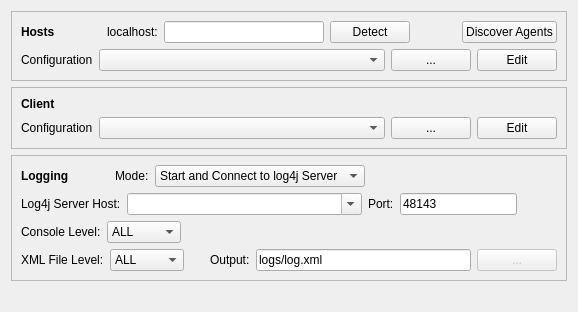
         <widget class="QWidget" name="tabConfigure">
          <attribute name="title">
           <string>Configure</string>
          </attribute>
          <layout class="QVBoxLayout" name="verticalLayout_3">
           <item>
            <widget class="QFrame" name="frame_4">
             <property name="sizePolicy">
              <sizepolicy hsizetype="Minimum" vsizetype="Preferred">
               <horstretch>0</horstretch>
               <verstretch>0</verstretch>
              </sizepolicy>
             </property>
             <property name="frameShape">
              <enum>QFrame::StyledPanel</enum>
             </property>
             <property name="frameShadow">
              <enum>QFrame::Raised</enum>
             </property>
             <layout class="QVBoxLayout" name="verticalLayout_8">
              <item>
               <layout class="QHBoxLayout" name="horizontalLayout_15">
                <item>
                 <widget class="QLabel" name="label_4">
                  <property name="font">
                   <font>
                    <weight>75</weight>
                    <bold>true</bold>
                   </font>
                  </property>
                  <property name="text">
                   <string>Hosts</string>
                  </property>
                 </widget>
                </item>
                <item>
                 <spacer name="horizontalSpacer_9">
                  <property name="orientation">
                   <enum>Qt::Horizontal</enum>
                  </property>
                  <property name="sizeHint" stdset="0">
                   <size>
                    <width>20</width>
                    <height>20</height>
                   </size>
                  </property>
                 </spacer>
                </item>
                <item>
                 <widget class="QLabel" name="label_5">
                  <property name="text">
                   <string>localhost:</string>
                  </property>
                 </widget>
                </item>
                <item>
                 <widget class="QLineEdit" name="txtLocalHost">
                  <property name="sizePolicy">
                   <sizepolicy hsizetype="Fixed" vsizetype="Preferred">
                    <horstretch>0</horstretch>
                    <verstretch>0</verstretch>
                   </sizepolicy>
                  </property>
                  <property name="minimumSize">
                   <size>
                    <width>160</width>
                    <height>0</height>
                   </size>
                  </property>
                  <property name="text">
                   <string/>
                  </property>
                  <property name="maxLength">
                   <number>128</number>
                  </property>
                 </widget>
                </item>
                <item>
                 <widget class="QPushButton" name="btDetectLocalHost">
                  <property name="sizePolicy">
                   <sizepolicy hsizetype="Minimum" vsizetype="Preferred">
                    <horstretch>0</horstretch>
                    <verstretch>0</verstretch>
                   </sizepolicy>
                  </property>
                  <property name="toolTip">
                   <string>Detect the address of the local machine.</string>
                  </property>
                  <property name="text">
                   <string>Detect</string>
                  </property>
                 </widget>
                </item>
                <item>
                 <spacer name="horizontalSpacer_10">
                  <property name="orientation">
                   <enum>Qt::Horizontal</enum>
                  </property>
                  <property name="sizeHint" stdset="0">
                   <size>
                    <width>20</width>
                    <height>20</height>
                   </size>
                  </property>
                 </spacer>
                </item>
                <item>
                 <widget class="QPushButton" name="btDiscoverRemote">
                  <property name="sizePolicy">
                   <sizepolicy hsizetype="Minimum" vsizetype="Preferred">
                    <horstretch>0</horstretch>
                    <verstretch>0</verstretch>
                   </sizepolicy>
                  </property>
                  <property name="toolTip">
                   <string>Discover CASTControl Agents on remote machines. See the Logs for results.</string>
                  </property>
                  <property name="text">
                   <string>Discover Agents</string>
                  </property>
                 </widget>
                </item>
               </layout>
              </item>
              <item>
               <layout class="QHBoxLayout" name="horizontalLayout_16">
                <item>
                 <widget class="QLabel" name="label_10">
                  <property name="text">
                   <string>Configuration</string>
                  </property>
                 </widget>
                </item>
                <item>
                 <widget class="QComboBox" name="hostConfigCmbx">
                  <property name="sizePolicy">
                   <sizepolicy hsizetype="Expanding" vsizetype="Preferred">
                    <horstretch>4</horstretch>
                    <verstretch>0</verstretch>
                   </sizepolicy>
                  </property>
                  <property name="minimumSize">
                   <size>
                    <width>200</width>
                    <height>0</height>
                   </size>
                  </property>
                  <property name="statusTip">
                   <string>CAST configuration file </string>
                  </property>
                  <property name="sizeAdjustPolicy">
                   <enum>QComboBox::AdjustToMinimumContentsLength</enum>
                  </property>
                  <property name="minimumContentsLength">
                   <number>32</number>
                  </property>
                 </widget>
                </item>
                <item>
                 <widget class="QPushButton" name="btBrowseHostFile">
                  <property name="sizePolicy">
                   <sizepolicy hsizetype="Minimum" vsizetype="Preferred">
                    <horstretch>0</horstretch>
                    <verstretch>0</verstretch>
                   </sizepolicy>
                  </property>
                  <property name="text">
                   <string>...</string>
                  </property>
                 </widget>
                </item>
                <item>
                 <widget class="QPushButton" name="btEditHostConfig">
                  <property name="sizePolicy">
                   <sizepolicy hsizetype="Minimum" vsizetype="Preferred">
                    <horstretch>0</horstretch>
                    <verstretch>0</verstretch>
                   </sizepolicy>
                  </property>
                  <property name="text">
                   <string>Edit</string>
                  </property>
                 </widget>
                </item>
               </layout>
              </item>
             </layout>
            </widget>
           </item>
           <item>
            <widget class="QFrame" name="frame_11">
             <property name="sizePolicy">
              <sizepolicy hsizetype="Minimum" vsizetype="Preferred">
               <horstretch>0</horstretch>
               <verstretch>0</verstretch>
              </sizepolicy>
             </property>
             <property name="frameShape">
              <enum>QFrame::StyledPanel</enum>
             </property>
             <property name="frameShadow">
              <enum>QFrame::Raised</enum>
             </property>
             <layout class="QVBoxLayout" name="verticalLayout_17">
              <item>
               <widget class="QLabel" name="label_3">
                <property name="font">
                 <font>
                  <weight>75</weight>
                  <bold>true</bold>
                 </font>
                </property>
                <property name="text">
                 <string>Client</string>
                </property>
               </widget>
              </item>
              <item>
               <layout class="QHBoxLayout" name="horizontalLayout_14">
                <item>
                 <widget class="QLabel" name="label_6">
                  <property name="text">
                   <string>Configuration</string>
                  </property>
                 </widget>
                </item>
                <item>
                 <widget class="QComboBox" name="clientConfigCmbx">
                  <property name="sizePolicy">
                   <sizepolicy hsizetype="Expanding" vsizetype="Preferred">
                    <horstretch>4</horstretch>
                    <verstretch>0</verstretch>
                   </sizepolicy>
                  </property>
                  <property name="minimumSize">
                   <size>
                    <width>200</width>
                    <height>0</height>
                   </size>
                  </property>
                  <property name="statusTip">
                   <string>CAST configuration file </string>
                  </property>
                  <property name="sizeAdjustPolicy">
                   <enum>QComboBox::AdjustToMinimumContentsLength</enum>
                  </property>
                  <property name="minimumContentsLength">
                   <number>32</number>
                  </property>
                 </widget>
                </item>
                <item>
                 <widget class="QPushButton" name="btBrowseCastFile">
                  <property name="sizePolicy">
                   <sizepolicy hsizetype="Minimum" vsizetype="Preferred">
                    <horstretch>0</horstretch>
                    <verstretch>0</verstretch>
                   </sizepolicy>
                  </property>
                  <property name="text">
                   <string>...</string>
                  </property>
                 </widget>
                </item>
                <item>
                 <widget class="QPushButton" name="btEditClientConfig">
                  <property name="sizePolicy">
                   <sizepolicy hsizetype="Minimum" vsizetype="Preferred">
                    <horstretch>0</horstretch>
                    <verstretch>0</verstretch>
                   </sizepolicy>
                  </property>
                  <property name="text">
                   <string>Edit</string>
                  </property>
                 </widget>
                </item>
               </layout>
              </item>
             </layout>
            </widget>
           </item>
           <item>
            <widget class="QFrame" name="frame_8">
             <property name="sizePolicy">
              <sizepolicy hsizetype="Minimum" vsizetype="Minimum">
               <horstretch>0</horstretch>
               <verstretch>0</verstretch>
              </sizepolicy>
             </property>
             <property name="minimumSize">
              <size>
               <width>0</width>
               <height>0</height>
              </size>
             </property>
             <property name="frameShape">
              <enum>QFrame::StyledPanel</enum>
             </property>
             <property name="frameShadow">
              <enum>QFrame::Raised</enum>
             </property>
             <layout class="QVBoxLayout" name="verticalLayout_2">
              <item>
               <layout class="QHBoxLayout" name="horizontalLayout_4">
                <item>
                 <widget class="QLabel" name="label_19">
                  <property name="font">
                   <font>
                    <weight>75</weight>
                    <bold>true</bold>
                   </font>
                  </property>
                  <property name="text">
                   <string>Logging</string>
                  </property>
                 </widget>
                </item>
                <item>
                 <spacer name="horizontalSpacer_5">
                  <property name="orientation">
                   <enum>Qt::Horizontal</enum>
                  </property>
                  <property name="sizeType">
                   <enum>QSizePolicy::Fixed</enum>
                  </property>
                  <property name="sizeHint" stdset="0">
                   <size>
                    <width>40</width>
                    <height>20</height>
                   </size>
                  </property>
                 </spacer>
                </item>
                <item>
                 <widget class="QLabel" name="label_9">
                  <property name="text">
                   <string>Mode:</string>
                  </property>
                 </widget>
                </item>
                <item>
                 <widget class="QComboBox" name="cbLog4jMode">
                  <property name="sizePolicy">
                   <sizepolicy hsizetype="Preferred" vsizetype="Preferred">
                    <horstretch>0</horstretch>
                    <verstretch>0</verstretch>
                   </sizepolicy>
                  </property>
                  <item>
                   <property name="text">
                    <string>Start and Connect to log4j Server</string>
                   </property>
                  </item>
                  <item>
                   <property name="text">
                    <string>Connect to log4j Server</string>
                   </property>
                  </item>
                  <item>
                   <property name="text">
                    <string>Log to Console (No Server)</string>
                   </property>
                  </item>
                 </widget>
                </item>
                <item>
                 <spacer name="horizontalSpacer_4">
                  <property name="orientation">
                   <enum>Qt::Horizontal</enum>
                  </property>
                  <property name="sizeHint" stdset="0">
                   <size>
                    <width>20</width>
                    <height>20</height>
                   </size>
                  </property>
                 </spacer>
                </item>
               </layout>
              </item>
              <item>
               <layout class="QHBoxLayout" name="horizontalLayout_17">
                <item>
                 <widget class="QLabel" name="label">
                  <property name="font">
                   <font>
                    <weight>50</weight>
                    <bold>false</bold>
                   </font>
                  </property>
                  <property name="text">
                   <string>Log4j Server Host:</string>
                  </property>
                 </widget>
                </item>
                <item>
                 <widget class="QComboBox" name="cbLog4jServerHost">
                  <property name="sizePolicy">
                   <sizepolicy hsizetype="Expanding" vsizetype="Preferred">
                    <horstretch>2</horstretch>
                    <verstretch>0</verstretch>
                   </sizepolicy>
                  </property>
                  <property name="editable">
                   <bool>true</bool>
                  </property>
                 </widget>
                </item>
                <item>
                 <widget class="QLabel" name="label_7">
                  <property name="text">
                   <string>Port:</string>
                  </property>
                 </widget>
                </item>
                <item>
                 <widget class="QLineEdit" name="edLog4jServerPort">
                  <property name="sizePolicy">
                   <sizepolicy hsizetype="Expanding" vsizetype="Preferred">
                    <horstretch>1</horstretch>
                    <verstretch>0</verstretch>
                   </sizepolicy>
                  </property>
                  <property name="minimumSize">
                   <size>
                    <width>0</width>
                    <height>0</height>
                   </size>
                  </property>
                  <property name="maximumSize">
                   <size>
                    <width>120</width>
                    <height>16777215</height>
                   </size>
                  </property>
                  <property name="text">
                   <string>48143</string>
                  </property>
                  <property name="maxLength">
                   <number>8</number>
                  </property>
                 </widget>
                </item>
                <item>
                 <spacer name="horizontalSpacer_7">
                  <property name="orientation">
                   <enum>Qt::Horizontal</enum>
                  </property>
                  <property name="sizeHint" stdset="0">
                   <size>
                    <width>40</width>
                    <height>20</height>
                   </size>
                  </property>
                 </spacer>
                </item>
               </layout>
              </item>
              <item>
               <layout class="QHBoxLayout" name="horizontalLayout_19">
                <item>
                 <widget class="QLabel" name="label_12">
                  <property name="text">
                   <string>Console Level:</string>
                  </property>
                 </widget>
                </item>
                <item>
                 <widget class="QComboBox" name="log4jConsoleLevelCmbx">
                  <property name="sizePolicy">
                   <sizepolicy hsizetype="Preferred" vsizetype="Preferred">
                    <horstretch>0</horstretch>
                    <verstretch>0</verstretch>
                   </sizepolicy>
                  </property>
                  <property name="minimumSize">
                   <size>
                    <width>0</width>
                    <height>0</height>
                   </size>
                  </property>
                  <property name="statusTip">
                   <string>Player configuration file</string>
                  </property>
                  <item>
                   <property name="text">
                    <string>ALL</string>
                   </property>
                  </item>
                  <item>
                   <property name="text">
                    <string>TRACE</string>
                   </property>
                  </item>
                  <item>
                   <property name="text">
                    <string>DEBUG</string>
                   </property>
                  </item>
                  <item>
                   <property name="text">
                    <string>INFO</string>
                   </property>
                  </item>
                  <item>
                   <property name="text">
                    <string>WARN</string>
                   </property>
                  </item>
                  <item>
                   <property name="text">
                    <string>ERROR</string>
                   </property>
                  </item>
                  <item>
                   <property name="text">
                    <string>FATAL</string>
                   </property>
                  </item>
                  <item>
                   <property name="text">
                    <string>OFF</string>
                   </property>
                  </item>
                 </widget>
                </item>
                <item>
                 <spacer name="horizontalSpacer_13">
                  <property name="orientation">
                   <enum>Qt::Horizontal</enum>
                  </property>
                  <property name="sizeType">
                   <enum>QSizePolicy::Expanding</enum>
                  </property>
                  <property name="sizeHint" stdset="0">
                   <size>
                    <width>20</width>
                    <height>20</height>
                   </size>
                  </property>
                 </spacer>
                </item>
               </layout>
              </item>
              <item>
               <layout class="QHBoxLayout" name="horizontalLayout_3">
                <item>
                 <widget class="QLabel" name="label_16">
                  <property name="sizePolicy">
                   <sizepolicy hsizetype="Minimum" vsizetype="Preferred">
                    <horstretch>0</horstretch>
                    <verstretch>0</verstretch>
                   </sizepolicy>
                  </property>
                  <property name="text">
                   <string>XML File Level:</string>
                  </property>
                 </widget>
                </item>
                <item>
                 <widget class="QComboBox" name="log4jFileLevelCmbx">
                  <property name="sizePolicy">
                   <sizepolicy hsizetype="Preferred" vsizetype="Preferred">
                    <horstretch>0</horstretch>
                    <verstretch>0</verstretch>
                   </sizepolicy>
                  </property>
                  <item>
                   <property name="text">
                    <string>ALL</string>
                   </property>
                  </item>
                  <item>
                   <property name="text">
                    <string>TRACE</string>
                   </property>
                  </item>
                  <item>
                   <property name="text">
                    <string>DEBUG</string>
                   </property>
                  </item>
                  <item>
                   <property name="text">
                    <string>INFO</string>
                   </property>
                  </item>
                  <item>
                   <property name="text">
                    <string>WARN</string>
                   </property>
                  </item>
                  <item>
                   <property name="text">
                    <string>ERROR</string>
                   </property>
                  </item>
                  <item>
                   <property name="text">
                    <string>FATAL</string>
                   </property>
                  </item>
                  <item>
                   <property name="text">
                    <string>OFF</string>
                   </property>
                  </item>
                 </widget>
                </item>
                <item>
                 <spacer name="horizontalSpacer_2">
                  <property name="orientation">
                   <enum>Qt::Horizontal</enum>
                  </property>
                  <property name="sizeHint" stdset="0">
                   <size>
                    <width>20</width>
                    <height>20</height>
                   </size>
                  </property>
                 </spacer>
                </item>
                <item>
                 <widget class="QLabel" name="label_11">
                  <property name="text">
                   <string>Output:</string>
                  </property>
                 </widget>
                </item>
                <item>
                 <widget class="QLineEdit" name="edLog4jOutfile">
                  <property name="sizePolicy">
                   <sizepolicy hsizetype="Expanding" vsizetype="Preferred">
                    <horstretch>1</horstretch>
                    <verstretch>0</verstretch>
                   </sizepolicy>
                  </property>
                  <property name="text">
                   <string>logs/log.xml</string>
                  </property>
                  <property name="maxLength">
                   <number>256</number>
                  </property>
                 </widget>
                </item>
                <item>
                 <widget class="QPushButton" name="btBrowseLog4jOutfile">
                  <property name="enabled">
                   <bool>false</bool>
                  </property>
                  <property name="sizePolicy">
                   <sizepolicy hsizetype="Minimum" vsizetype="Preferred">
                    <horstretch>0</horstretch>
                    <verstretch>0</verstretch>
                   </sizepolicy>
                  </property>
                  <property name="text">
                   <string>...</string>
                  </property>
                 </widget>
                </item>
               </layout>
              </item>
             </layout>
            </widget>
           </item>
           <item>
            <spacer name="verticalSpacer_4">
             <property name="orientation">
              <enum>Qt::Vertical</enum>
             </property>
             <property name="sizeHint" stdset="0">
              <size>
               <width>20</width>
               <height>20</height>
              </size>
             </property>
            </spacer>
           </item>
          </layout>
         </widget>
